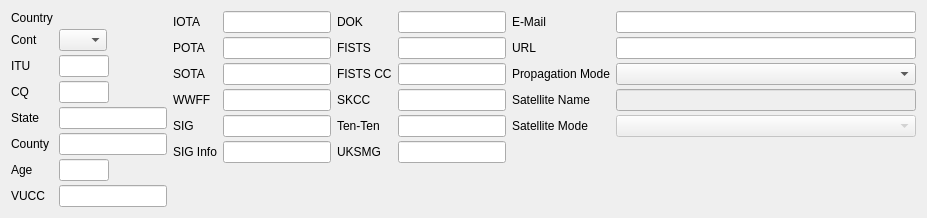
     <widget class="QWidget" name="tabDetails">
      <attribute name="title">
       <string>&amp;Details</string>
      </attribute>
      <layout class="QHBoxLayout" name="horizontalLayout_3">
       <item>
        <layout class="QFormLayout" name="formLayout">
         <property name="verticalSpacing">
          <number>4</number>
         </property>
         <item row="0" column="0">
          <widget class="QLabel" name="countryLabel">
           <property name="text">
            <string>Country</string>
           </property>
          </widget>
         </item>
         <item row="1" column="0">
          <widget class="QLabel" name="contLabel">
           <property name="text">
            <string>Cont</string>
           </property>
          </widget>
         </item>
         <item row="2" column="0">
          <widget class="QLabel" name="ituLabel">
           <property name="text">
            <string>ITU</string>
           </property>
          </widget>
         </item>
         <item row="2" column="1">
          <widget class="NewContactEditLine" name="ituEdit">
           <property name="sizePolicy">
            <sizepolicy hsizetype="Fixed" vsizetype="Fixed">
             <horstretch>0</horstretch>
             <verstretch>0</verstretch>
            </sizepolicy>
           </property>
           <property name="maximumSize">
            <size>
             <width>50</width>
             <height>16777215</height>
            </size>
           </property>
           <property name="focusPolicy">
            <enum>Qt::StrongFocus</enum>
           </property>
           <property name="maxLength">
            <number>2</number>
           </property>
          </widget>
         </item>
         <item row="3" column="0">
          <widget class="QLabel" name="cqLabel">
           <property name="text">
            <string>CQ</string>
           </property>
          </widget>
         </item>
         <item row="3" column="1">
          <widget class="NewContactEditLine" name="cqEdit">
           <property name="sizePolicy">
            <sizepolicy hsizetype="Fixed" vsizetype="Fixed">
             <horstretch>0</horstretch>
             <verstretch>0</verstretch>
            </sizepolicy>
           </property>
           <property name="maximumSize">
            <size>
             <width>50</width>
             <height>16777215</height>
            </size>
           </property>
           <property name="focusPolicy">
            <enum>Qt::StrongFocus</enum>
           </property>
           <property name="maxLength">
            <number>2</number>
           </property>
          </widget>
         </item>
         <item row="4" column="0">
          <widget class="QLabel" name="stateLabel">
           <property name="text">
            <string>State</string>
           </property>
          </widget>
         </item>
         <item row="4" column="1">
          <widget class="NewContactEditLine" name="stateEdit">
           <property name="sizePolicy">
            <sizepolicy hsizetype="Fixed" vsizetype="Fixed">
             <horstretch>0</horstretch>
             <verstretch>0</verstretch>
            </sizepolicy>
           </property>
           <property name="maximumSize">
            <size>
             <width>200</width>
             <height>16777215</height>
            </size>
           </property>
           <property name="focusPolicy">
            <enum>Qt::StrongFocus</enum>
           </property>
          </widget>
         </item>
         <item row="5" column="0">
          <widget class="QLabel" name="countyLabel">
           <property name="text">
            <string>County</string>
           </property>
          </widget>
         </item>
         <item row="5" column="1">
          <widget class="NewContactEditLine" name="countyEdit">
           <property name="sizePolicy">
            <sizepolicy hsizetype="Fixed" vsizetype="Fixed">
             <horstretch>0</horstretch>
             <verstretch>0</verstretch>
            </sizepolicy>
           </property>
           <property name="maximumSize">
            <size>
             <width>200</width>
             <height>16777215</height>
            </size>
           </property>
           <property name="focusPolicy">
            <enum>Qt::StrongFocus</enum>
           </property>
          </widget>
         </item>
         <item row="6" column="0">
          <widget class="QLabel" name="ageLabel">
           <property name="text">
            <string>Age</string>
           </property>
          </widget>
         </item>
         <item row="6" column="1">
          <widget class="NewContactEditLine" name="ageEdit">
           <property name="sizePolicy">
            <sizepolicy hsizetype="Fixed" vsizetype="Fixed">
             <horstretch>0</horstretch>
             <verstretch>0</verstretch>
            </sizepolicy>
           </property>
           <property name="maximumSize">
            <size>
             <width>50</width>
             <height>16777215</height>
            </size>
           </property>
           <property name="focusPolicy">
            <enum>Qt::StrongFocus</enum>
           </property>
          </widget>
         </item>
         <item row="1" column="1">
          <widget class="QComboBox" name="contEdit">
           <property name="enabled">
            <bool>true</bool>
           </property>
           <property name="sizePolicy">
            <sizepolicy hsizetype="Fixed" vsizetype="Fixed">
             <horstretch>0</horstretch>
             <verstretch>0</verstretch>
            </sizepolicy>
           </property>
           <property name="focusPolicy">
            <enum>Qt::WheelFocus</enum>
           </property>
           <property name="sizeAdjustPolicy">
            <enum>QComboBox::AdjustToContents</enum>
           </property>
           <item>
            <property name="text">
             <string/>
            </property>
           </item>
           <item>
            <property name="text">
             <string>AF</string>
            </property>
           </item>
           <item>
            <property name="text">
             <string>AN</string>
            </property>
           </item>
           <item>
            <property name="text">
             <string>AS</string>
            </property>
           </item>
           <item>
            <property name="text">
             <string>EU</string>
            </property>
           </item>
           <item>
            <property name="text">
             <string>NA</string>
            </property>
           </item>
           <item>
            <property name="text">
             <string>OC</string>
            </property>
           </item>
           <item>
            <property name="text">
             <string>SA</string>
            </property>
           </item>
          </widget>
         </item>
         <item row="7" column="0">
          <widget class="QLabel" name="vuccLabel">
           <property name="text">
            <string>VUCC</string>
           </property>
          </widget>
         </item>
         <item row="7" column="1">
          <widget class="NewContactEditLine" name="vuccEdit">
           <property name="focusPolicy">
            <enum>Qt::StrongFocus</enum>
           </property>
           <property name="toolTip">
            <string>two or four adjacent Gridsquares, each four characters long, (ex. EN98,FM08,EM97,FM07)</string>
           </property>
          </widget>
         </item>
         <item row="0" column="1">
          <widget class="SmartSearchBox" name="countryBox" native="true">
           <property name="sizePolicy">
            <sizepolicy hsizetype="Maximum" vsizetype="Preferred">
             <horstretch>0</horstretch>
             <verstretch>0</verstretch>
            </sizepolicy>
           </property>
           <property name="focusPolicy">
            <enum>Qt::StrongFocus</enum>
           </property>
          </widget>
         </item>
        </layout>
       </item>
       <item>
        <layout class="QFormLayout" name="formLayout_2">
         <property name="verticalSpacing">
          <number>4</number>
         </property>
         <item row="0" column="0">
          <widget class="QLabel" name="iotaLabel">
           <property name="text">
            <string>IOTA</string>
           </property>
          </widget>
         </item>
         <item row="0" column="1">
          <widget class="NewContactEditLine" name="iotaEdit">
           <property name="sizePolicy">
            <sizepolicy hsizetype="Minimum" vsizetype="Fixed">
             <horstretch>0</horstretch>
             <verstretch>0</verstretch>
            </sizepolicy>
           </property>
           <property name="focusPolicy">
            <enum>Qt::StrongFocus</enum>
           </property>
          </widget>
         </item>
         <item row="1" column="0">
          <widget class="QLabel" name="potaLabel">
           <property name="text">
            <string>POTA</string>
           </property>
          </widget>
         </item>
         <item row="1" column="1">
          <widget class="NewContactEditLine" name="potaEdit"/>
         </item>
         <item row="2" column="0">
          <widget class="QLabel" name="sotaLabel">
           <property name="text">
            <string>SOTA</string>
           </property>
          </widget>
         </item>
         <item row="2" column="1">
          <widget class="NewContactEditLine" name="sotaEdit">
           <property name="sizePolicy">
            <sizepolicy hsizetype="Expanding" vsizetype="Fixed">
             <horstretch>0</horstretch>
             <verstretch>0</verstretch>
            </sizepolicy>
           </property>
           <property name="focusPolicy">
            <enum>Qt::StrongFocus</enum>
           </property>
          </widget>
         </item>
         <item row="3" column="0">
          <widget class="QLabel" name="wwffLabel">
           <property name="text">
            <string>WWFF</string>
           </property>
          </widget>
         </item>
         <item row="3" column="1">
          <widget class="NewContactEditLine" name="wwffEdit"/>
         </item>
         <item row="4" column="0">
          <widget class="QLabel" name="sigLabel">
           <property name="text">
            <string>SIG</string>
           </property>
          </widget>
         </item>
         <item row="4" column="1">
          <widget class="NewContactEditLine" name="sigEdit">
           <property name="focusPolicy">
            <enum>Qt::StrongFocus</enum>
           </property>
          </widget>
         </item>
         <item row="5" column="0">
          <widget class="QLabel" name="sigInfoLabel">
           <property name="text">
            <string>SIG Info</string>
           </property>
          </widget>
         </item>
         <item row="5" column="1">
          <widget class="NewContactEditLine" name="sigInfoEdit">
           <property name="focusPolicy">
            <enum>Qt::StrongFocus</enum>
           </property>
          </widget>
         </item>
        </layout>
       </item>
       <item>
        <layout class="QFormLayout" name="formLayout_7">
         <property name="verticalSpacing">
          <number>4</number>
         </property>
         <property name="leftMargin">
          <number>0</number>
         </property>
         <item row="1" column="0">
          <widget class="QLabel" name="fistsLabel">
           <property name="text">
            <string>FISTS</string>
           </property>
          </widget>
         </item>
         <item row="1" column="1">
          <widget class="NewContactEditLine" name="fistsEdit"/>
         </item>
         <item row="3" column="0">
          <widget class="QLabel" name="skccLabel">
           <property name="text">
            <string>SKCC</string>
           </property>
          </widget>
         </item>
         <item row="4" column="0">
          <widget class="QLabel" name="tentenLabel">
           <property name="text">
            <string>Ten-Ten</string>
           </property>
          </widget>
         </item>
         <item row="5" column="0">
          <widget class="QLabel" name="uksmgLabel">
           <property name="text">
            <string>UKSMG</string>
           </property>
          </widget>
         </item>
         <item row="3" column="1">
          <widget class="NewContactEditLine" name="skccEdit"/>
         </item>
         <item row="4" column="1">
          <widget class="NewContactEditLine" name="tentenEdit"/>
         </item>
         <item row="5" column="1">
          <widget class="NewContactEditLine" name="uksmgEdit"/>
         </item>
         <item row="0" column="0">
          <widget class="QLabel" name="dokLabel">
           <property name="text">
            <string>DOK</string>
           </property>
          </widget>
         </item>
         <item row="0" column="1">
          <widget class="NewContactEditLine" name="dokEdit">
           <property name="focusPolicy">
            <enum>Qt::StrongFocus</enum>
           </property>
           <property name="toolTip">
            <string>the contacted station's DARC DOK (District Location Code) (ex. A01)</string>
           </property>
          </widget>
         </item>
         <item row="2" column="0">
          <widget class="QLabel" name="fistsCCLabel">
           <property name="text">
            <string>FISTS CC</string>
           </property>
          </widget>
         </item>
         <item row="2" column="1">
          <widget class="QLineEdit" name="fistsCCEdit"/>
         </item>
        </layout>
       </item>
       <item>
        <layout class="QFormLayout" name="formLayout_3">
         <property name="verticalSpacing">
          <number>4</number>
         </property>
         <item row="0" column="0">
          <widget class="QLabel" name="emailLabel">
           <property name="text">
            <string>E-Mail</string>
           </property>
          </widget>
         </item>
         <item row="0" column="1">
          <widget class="NewContactEditLine" name="emailEdit">
           <property name="sizePolicy">
            <sizepolicy hsizetype="Minimum" vsizetype="Fixed">
             <horstretch>0</horstretch>
             <verstretch>0</verstretch>
            </sizepolicy>
           </property>
           <property name="focusPolicy">
            <enum>Qt::StrongFocus</enum>
           </property>
          </widget>
         </item>
         <item row="1" column="0">
          <widget class="QLabel" name="urlLabel">
           <property name="text">
            <string>URL</string>
           </property>
          </widget>
         </item>
         <item row="1" column="1">
          <widget class="NewContactEditLine" name="urlEdit">
           <property name="sizePolicy">
            <sizepolicy hsizetype="Minimum" vsizetype="Fixed">
             <horstretch>0</horstretch>
             <verstretch>0</verstretch>
            </sizepolicy>
           </property>
           <property name="focusPolicy">
            <enum>Qt::StrongFocus</enum>
           </property>
          </widget>
         </item>
         <item row="2" column="0">
          <widget class="QLabel" name="propagationModeLabel">
           <property name="text">
            <string>Propagation Mode</string>
           </property>
          </widget>
         </item>
         <item row="2" column="1">
          <widget class="QComboBox" name="propagationModeEdit">
           <property name="sizePolicy">
            <sizepolicy hsizetype="Maximum" vsizetype="Fixed">
             <horstretch>0</horstretch>
             <verstretch>0</verstretch>
            </sizepolicy>
           </property>
           <property name="minimumSize">
            <size>
             <width>300</width>
             <height>0</height>
            </size>
           </property>
           <property name="focusPolicy">
            <enum>Qt::WheelFocus</enum>
           </property>
          </widget>
         </item>
         <item row="3" column="0">
          <widget class="QLabel" name="satNameLabel">
           <property name="text">
            <string>Satellite Name</string>
           </property>
          </widget>
         </item>
         <item row="3" column="1">
          <widget class="QLineEdit" name="satNameEdit">
           <property name="enabled">
            <bool>false</bool>
           </property>
           <property name="sizePolicy">
            <sizepolicy hsizetype="Expanding" vsizetype="Fixed">
             <horstretch>0</horstretch>
             <verstretch>0</verstretch>
            </sizepolicy>
           </property>
           <property name="focusPolicy">
            <enum>Qt::StrongFocus</enum>
           </property>
          </widget>
         </item>
         <item row="4" column="0">
          <widget class="QLabel" name="satModeLabel">
           <property name="text">
            <string>Satellite Mode</string>
           </property>
          </widget>
         </item>
         <item row="4" column="1">
          <widget class="QComboBox" name="satModeEdit">
           <property name="enabled">
            <bool>false</bool>
           </property>
           <property name="sizePolicy">
            <sizepolicy hsizetype="Maximum" vsizetype="Fixed">
             <horstretch>0</horstretch>
             <verstretch>0</verstretch>
            </sizepolicy>
           </property>
           <property name="minimumSize">
            <size>
             <width>300</width>
             <height>0</height>
            </size>
           </property>
           <property name="focusPolicy">
            <enum>Qt::WheelFocus</enum>
           </property>
          </widget>
         </item>
        </layout>
       </item>
      </layout>
     </widget>
